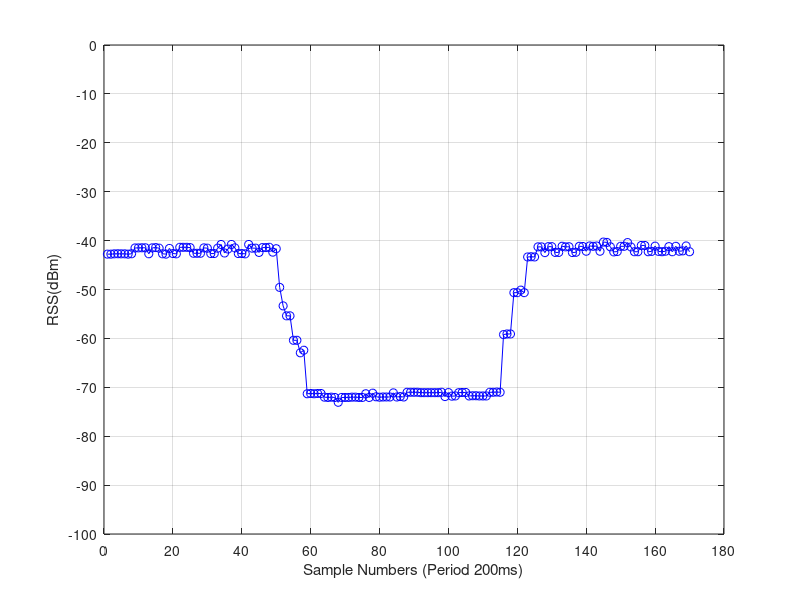

MATLAB code for this plot:
x = 1:1:170
y1=[-4.2765995e+01
-4.2765995e+01
-4.2707843e+01
-4.2691540e+01
-4.2707843e+01
-4.2707843e+01
-4.2765995e+01
-4.2691540e+01
-4.1504810e+01
-4.1486659e+01
-4.1470355e+01
-4.1470355e+01
-4.2691540e+01
-4.1486659e+01
-4.1428507e+01
-4.1544810e+01
-4.2699691e+01
-4.2765995e+01
-4.1602962e+01
-4.2649691e+01
-4.2707843e+01
-4.1370355e+01
-4.1370355e+01
-4.1370355e+01
-4.1428507e+01
-4.2591540e+01
-4.2591540e+01
-4.2591540e+01
-4.1486659e+01
-4.1544810e+01
-4.2649691e+01
-4.2649691e+01
-4.1544810e+01
-4.0788839e+01
-4.2533388e+01
-4.1719265e+01
-4.0788839e+01
-4.1486659e+01
-4.2649691e+01
-4.2649691e+01
-4.2707843e+01
-4.0788839e+01
-4.1544810e+01
-4.1544810e+01
-4.2417085e+01
-4.1428507e+01
-4.1428507e+01
-4.1370355e+01
-4.2358933e+01
-4.1661114e+01
-4.9569736e+01
-5.3349593e+01
-5.5384901e+01
-5.5384901e+01
-6.0385941e+01
-6.0385941e+01
-6.2944613e+01
-6.2421249e+01
-7.1318448e+01
-7.1260297e+01
-7.1318448e+01
-7.1260297e+01
-7.1260297e+01
-7.2016268e+01
-7.2074420e+01
-7.2016268e+01
-7.2074420e+01
-7.3062997e+01
-7.2074420e+01
-7.2074420e+01
-7.2074420e+01
-7.2016268e+01
-7.2016268e+01
-7.2074420e+01
-7.2074420e+01
-7.1318448e+01
-7.2074420e+01
-7.1202145e+01
-7.1939359e+01
-7.2023586e+01
-7.1981473e+01
-7.1981473e+01
-7.1981473e+01
-7.1139208e+01
-7.1981473e+01
-7.1897246e+01
-7.1981473e+01
-7.1012869e+01
-7.1012869e+01
-7.1012869e+01
-7.1012869e+01
-7.1097095e+01
-7.1097095e+01
-7.1097095e+01
-7.1097095e+01
-7.1097095e+01
-7.1097095e+01
-7.1012869e+01
-7.1897246e+01
-7.1081322e+01
-7.1813020e+01
-7.1770907e+01
-7.1097095e+01
-7.1054982e+01
-7.1054982e+01
-7.1770907e+01
-7.1728793e+01
-7.1728793e+01
-7.1770907e+01
-7.1770907e+01
-7.1770907e+01
-7.1012869e+01
-7.1012869e+01
-7.0970756e+01
-7.1012869e+01
-5.9221171e+01
-5.9094831e+01
-5.9094831e+01
-5.0644831e+01
-5.0644831e+01
-5.0124717e+01
-5.0645831e+01
-4.3344491e+01
-4.3302378e+01
-4.3344491e+01
-4.1280944e+01
-4.1280944e+01
-4.2460114e+01
-4.1238831e+01
-4.1238831e+01
-4.2418001e+01
-4.2418001e+01
-4.1154604e+01
-4.1280944e+01
-4.1254604e+01
-4.2441743e+01
-4.2394625e+01
-4.1165873e+01
-4.1200574e+01
-4.2172180e+01
-4.1096473e+01
-4.1165873e+01
-4.1106473e+01
-4.2172180e+01
-4.0298368e+01
-4.0367769e+01
-4.1269974e+01
 -4.2310980e+01
-4.2241580e+01
-4.1165874e+01
-4.1165874e+01
-4.0402469e+01
-4.1304674e+01
-4.2276280e+01
-4.2276280e+01
-4.0992372e+01
-4.0992372e+01
-4.2276280e+01
-4.2206880e+01
-4.1131173e+01
-4.2206880e+01
-4.2276280e+01
-4.2172180e+01
-4.1235274e+01
-4.2276280e+01
-4.1165874e+01
-4.2172180e+01
-4.2102779e+01
-4.1096473e+01
-4.2276280e+01
]
plot(x,y1,'-ob')
axis([0,180,-100,0])
set(gca,'XTick',[0:20:180])
set(gca,'YTick',[-100:10:0]) 
xlabel('Sample Numbers (Period 200ms)') 
ylabel('RSS(dBm)') 
grid on;